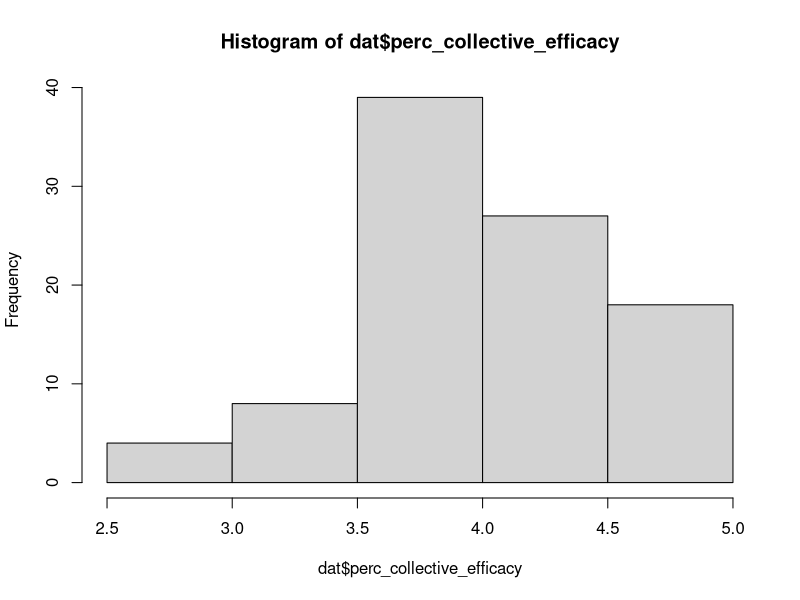
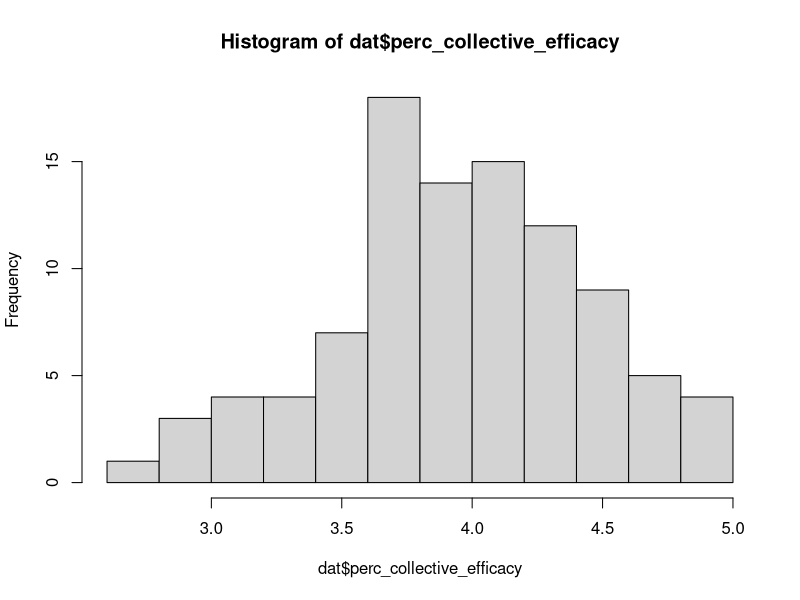

These figures' R source, in order:
# 18 Marzo 2026

# Carico dimarco2020 -----------------------------------------------------

## qui dovete mettere il percorso dove è localizzato il file

dat <- readxl::read_xlsx("data/dimarco2020.xlsx")

## istogramma, di default

hist(dat$perc_collective_efficacy)

## istogramma con bin più stretti (e quindi maggiore numero di bin)
## più preciso avendo più intervalli

hist(dat$perc_collective_efficacy, breaks = 10)

# centrare e standardizzare ---------------------------------------------

## mettiamo dentro oggetto x per comodità

x <- dat$perc_collective_efficacy

xc <- x - mean(x) # centrare sulla media
xz <- (x - mean(x)) / sd(x) # standardizzare

## media 0, sd la stessa di x
mean(xc)
sd(xc)

## media = 0, sd = 1 per definizione

mean(xz)
sd(xz)

## in alternativa per centrare e standardizzare
scale(x, center = TRUE, scale = TRUE)

## solo centrare
scale(x, center = TRUE, scale = FALSE)
